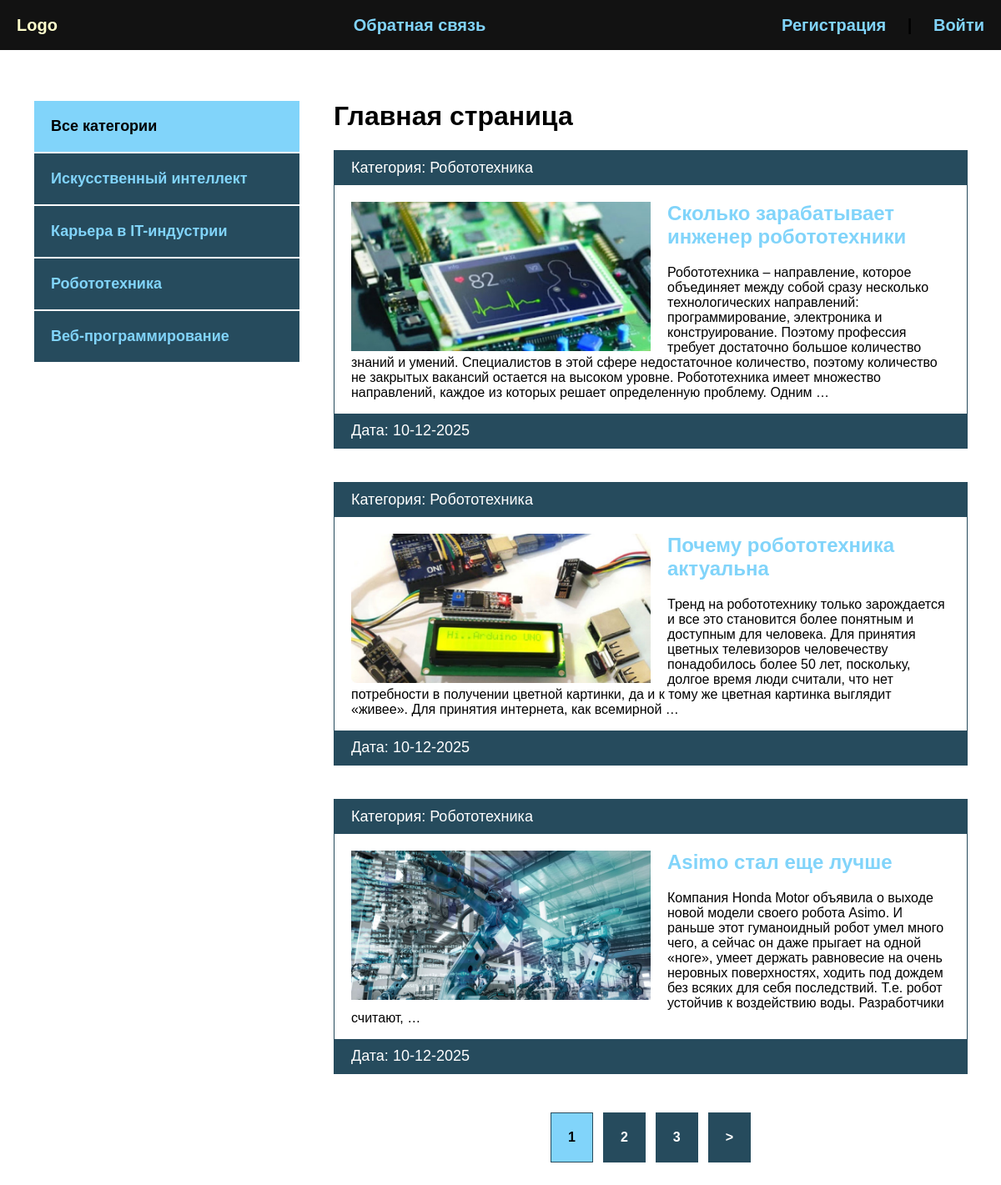
The app's page /, older data.
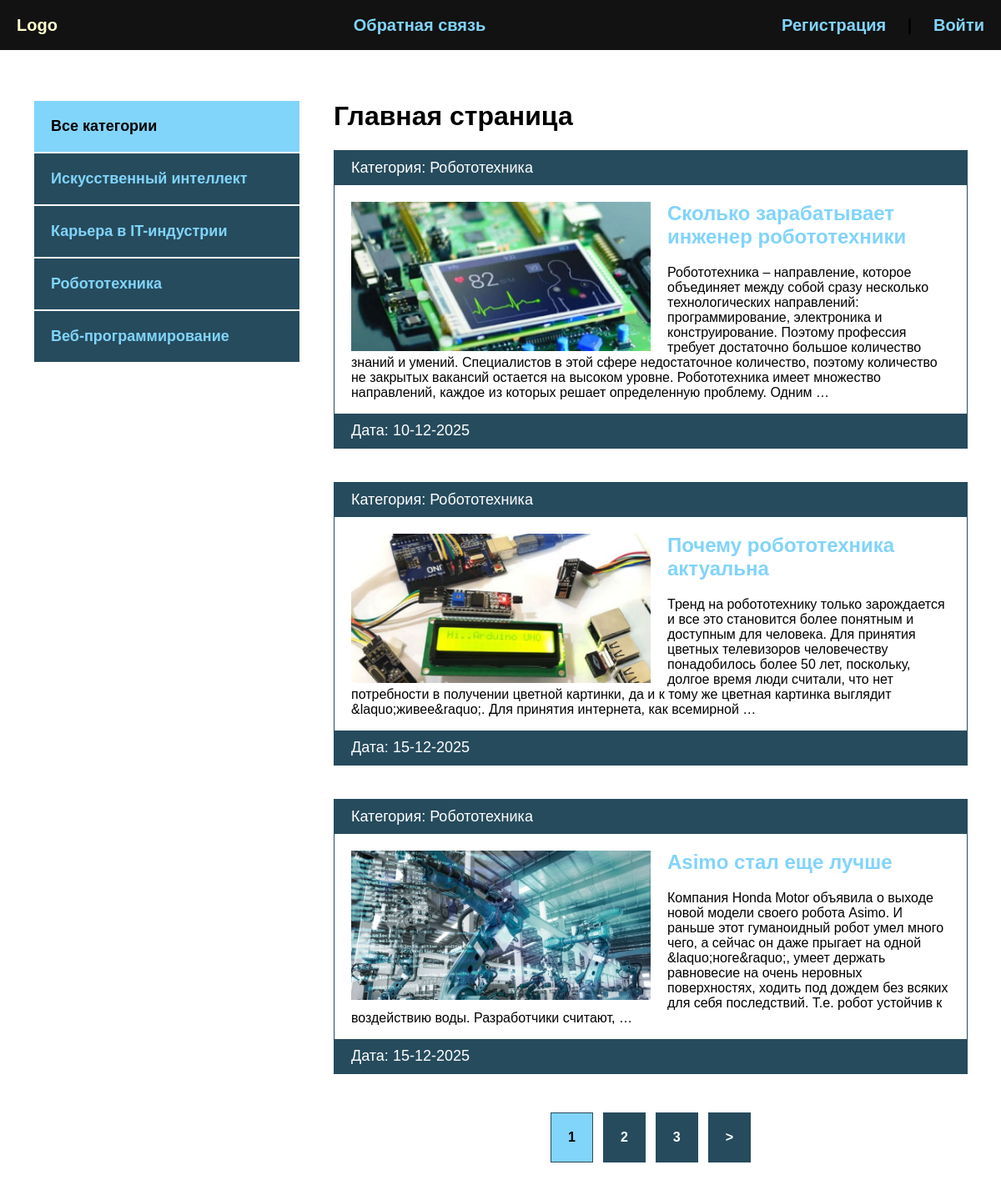
The same page, newer data.
### blog/models.py (models this page shows, shortened)
class Category(models.Model):
    name = models.CharField(max_length=100, verbose_name='Категория')
    slug = models.SlugField(max_length=100, unique=True, verbose_name="URL")
    def __str__(self):
        return self.name
    def get_absolute_url(self):
        return reverse('category', kwargs={'cat_slug': self.slug})
    class Meta:
        verbose_name = 'категорию'
        verbose_name_plural = 'категории'

class Blog(models.Model):
    title = models.CharField(max_length=255, verbose_name="Название")
    slug = models.SlugField(max_length=255, unique=True, verbose_name="URL")
    content = models.TextField(blank=True, verbose_name="Контент")
    photo = models.ImageField(upload_to="photos/%Y/%m/%d/", blank=True, verbose_name='Фото')
    time_created = models.DateTimeField(auto_now_add=True, verbose_name='Дата публикации')
    time_update = models.DateTimeField(auto_now=True, verbose_name='Дата обновления')
    is_published = models.BooleanField(default=True, verbose_name='Опубликовано')
    cat = models.ForeignKey("Category", on_delete=models.PROTECT, verbose_name='Категория')
    def get_absolute_url(self):
        return reverse('post', kwargs={'post_slug': self.slug})
    class Meta:
        verbose_name = "новость"
        verbose_name_plural = "новости"
        ordering = ['-time_created']

### blog/views.py (the view)
# urls.py: path('', BlogHome.as_view(), name="index"),
class BlogHome(DataMixin, ListView):
    model = Blog  # posts = Blog.objects.all()
    template_name = "blog/index.html"
    context_object_name = "posts"
    def get_context_data(self, *, object_list=None, **kwargs):
        context = super().get_context_data(**kwargs)
        c_def = self.get_user_context(title='Главная страница')
        return dict(list(context.items()) + list(c_def.items()))
    def get_queryset(self):
        return Blog.objects.filter(is_published=True).select_related('cat')

### blog/utils.py (called while the page is built)
    def get_user_context(self, **kwargs):
        context = kwargs
        cats = Category.objects.annotate(Count('blog'))
        user_menu = menu.copy()
        if not self.request.user.is_authenticated:
            user_menu.pop(0)
        context['menu'] = user_menu
        context['cats'] = cats
        if 'cat_selected' not in context:
            context['cat_selected'] = 0
        return context

### blog/templates/blog/index.html
{% extends 'blog/base.html' %}
{% load static %}
{% block content %}
<h1>{{ title }}</h1>
<ul>
    {% for p in posts %}
    <li>
        <p class="first">Категория: {{ p.cat }}</p>
        <div class="text">
            {% if p.photo %}
            <img src="{{ p.photo.url }}" class="image" alt="">
            {% else %}
            <img src="{% static 'blog/default.jpg' %}" class="image" alt="">
            {% endif %}
            <h2><a href="{{ p.get_absolute_url }}">{{ p.title }}</a></h2>
            <p>{{ p.content|striptags|truncatewords:50 }}</p>
        </div>
        <p class="date">Дата: {{ p.time_update|date:"d-m-Y" }}</p>
    </li>
    {% endfor %}
</ul>
{% endblock %}

### blog/templates/blog/base.html (shortened to what this page needs)
<!DOCTYPE html>
{% load static %}
{% load blog_tags %}
<html lang="en">
<head>
    <link rel="stylesheet" href="{% static 'css/style.css' %}">
</head>
<body>
<div class="header">
    <div class="wrap">
        <ul class="mainmenu">
            <li class="logo">
                <a href="{% url 'index' %}">Logo</a>
            </li>
            {% for m in menu %}
            <li class="last">
                <a href="{% url m.url_name %}">{{m.title}}</a>
            </li>
            {% endfor %}
            {% if request.user.is_authenticated %}
            <li class="last log">{{ user.username }} |
                <form action="{% url 'logout' %}" method="post">
                    {% csrf_token %}
                    <input type="submit" value="Выйти">
                </form>
            </li>
            {% else %}
            <li class="last"><a href="{% url 'register' %}">Регистрация</a> | <a href="{% url 'login' %}">Войти</a></li>
            {% endif %}
        </ul>
    </div>
</div>
<div class="content">
    <div class="wrap">
        <div class="sidebar">
            <ul>
                {% if cat_selected == 0 %}
                <li class="selected">Все категории</li>
                {% else %}
                <li><a href="{% url 'index' %}">Все категории</a></li>
                {% endif %}
                {% for c in cats %}
                    {% if c.blog__count > 0 %}
                        {% if c.pk == cat_selected %}
                        <li class="selected">{{ c.name }}</li>
                        {% else %}
                        <li><a href="{{ c.get_absolute_url }}">{{ c.name }}</a></li>
                        {% endif %}
                    {% endif %}
                {% endfor %}
            </ul>
        </div>
        <div class="main">
            {% block content %}
            {% endblock %}
            {% if page_obj.has_other_pages %}
            <div>
                <ul class="list-page">
                    {% for p in paginator.page_range %}
                        {% if page_obj.number == p %}
                        <li class="page-num page-num-selected">{{ p }}</li>
                        {% elif p >= page_obj.number|add:-2 and p <= page_obj.number|add:2 %}
                        <li class="page-num">
                            <a href="?page={{ p }}">{{ p }}</a>
                        </li>
                        {% endif %}
                    {% endfor %}
                     {% if page_obj.has_next %}
                    <li class="page-num">
                        <a href="?page={{ page_obj.next_page_number }}">&gt;</a>
                    </li>
                    {% endif %}
                </ul>
            </div>
            {% endif %}
        </div>
    </div>
</div>
</body>
</html>

### blog/static/css/style.css (style rules this page uses)
body { margin: 0; padding: 0; background: #264b5d; font-family: Verdana, Geneva, Tahoma, sans-serif; }
.wrap { max-width: 1200px; margin: 0 auto; }
.content .wrap { background: #FFF; padding: 40px; box-sizing: border-box; display: flex; }
ul { list-style: none; margin: 0; padding: 0; }
a { color: #81d4fa; text-decoration: none; padding: 20px; }
.header { background: #121212; }
.mainmenu { display: flex; align-items: center; font-size: 20px; font-weight: bold; justify-content: space-between; height: 60px; }
.sidebar ul { width: 320px; margin-right: 40px; margin-top: 20px; }
.sidebar a { padding: 20px; display: block; border: 1px solid #FFF; background: #264b5d; font-weight: bold; font-size: 18px; }
.selected { font-size: 18px; padding: 20px; border: 1px solid #FFF; background: #81d4fa; font-weight: bold; }
.main li { border: 1px solid #264b5d; margin-bottom: 40px; }
.image { float: left; margin-right: 20px; max-width: 50%; }
.first, .date { padding: 10px 20px; background: #264b5d; font-size: 18px; color: #FFF; margin: 0; }
.text { padding: 20px 20px 0; }
.text h2 { margin-top: 0; }
.text a { padding-left: 0; }
.list-page { display: flex; justify-content: center; }
.page-num-selected { background: #81d4fa; padding: 20px; }
.list-page a { background: #264b5d; padding: 20px; display: block; color: #FFF; }
.page-num { margin: 6px; font-weight: bold; }

Row changes from the older to the newer data that the page shows:
changed Blog "Почему робототехника актуальна": content "…же цветная картинка выглядит «живее». Для принятия интернета, как…" → "…же цветная картинка выглядит &laquo;живее&raquo;. Для принятия интернета, как…"; time_update "10-12-2025" → "15-12-2025"
changed Blog "Asimo стал еще лучше": content "…даже прыгает на одной «ноге», умеет держать равновесие на…" → "…даже прыгает на одной &laquo;ноге&raquo;, умеет держать равновесие на…"; time_update "10-12-2025" → "15-12-2025"
